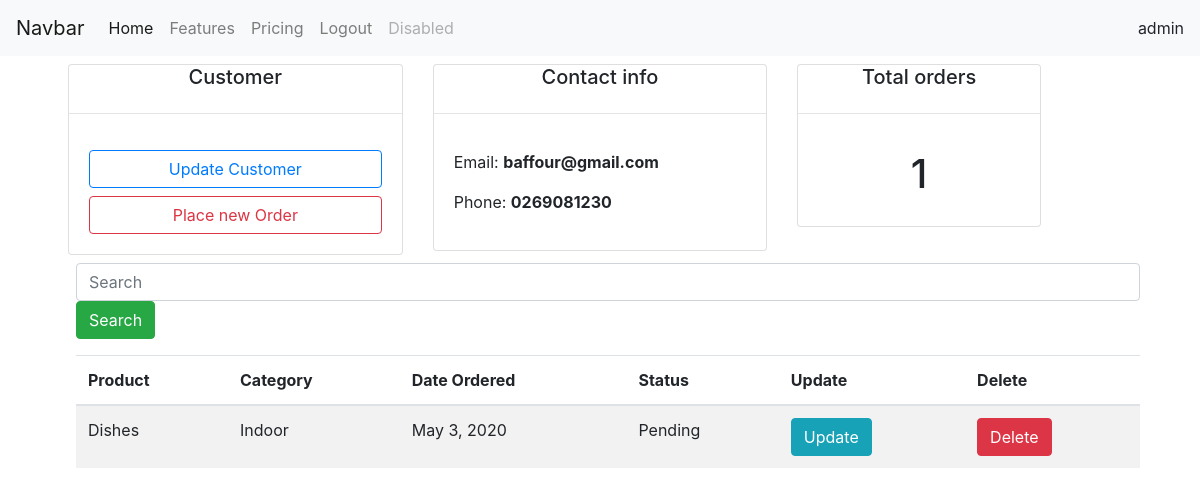
/customer/5/ (signed in), run on an earlier commit of the app's database.
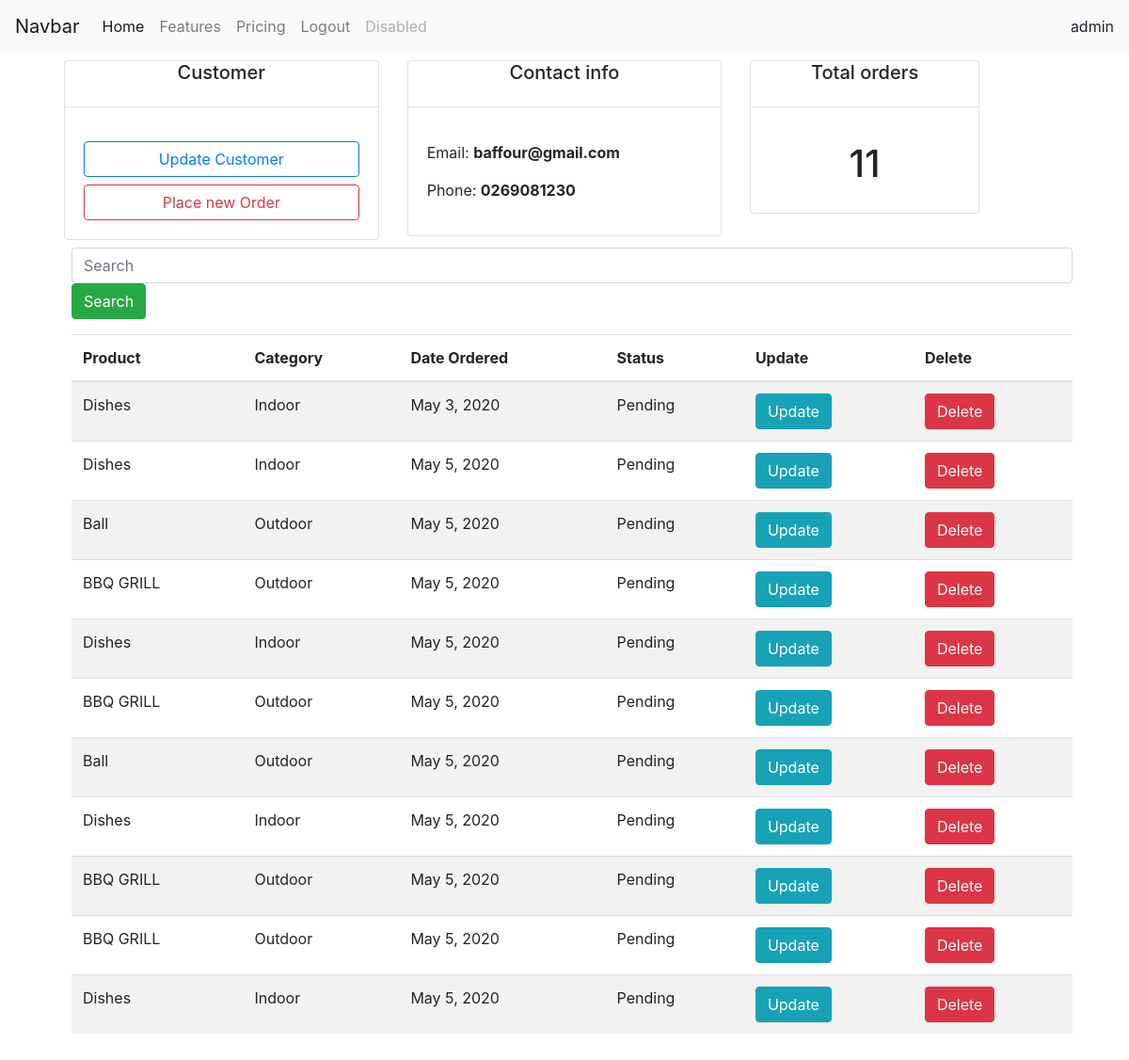
And on a later commit of the database.
### crmapp/models.py (models this page shows, shortened)
class Customer(models.Model):
  name = models.CharField(max_length=200)
  phone = models.CharField(max_length=200)
  email = models.CharField(max_length=200)
  date_created= models.DateTimeField(auto_now_add=True)

class Order(models.Model):
  STATUS=(
    ('Pending','Pending'),
    ('Out for delivery','Out for delivery'),
    ('Delivered','Delivered'),
  )
  customer = models.ForeignKey(Customer,null=True, on_delete=models.SET_NULL)
  product = models.ForeignKey(Product,null=True,on_delete=models.SET_NULL)
  date_created = models.DateField(auto_now_add=True)
  status = models.CharField(max_length=200,null=True,choices=STATUS)

class Product(models.Model):
  Category=(
    ('Indoor','Indoor'),
    ('Outdoor','Outdoor'),
  )
  name = models.CharField(max_length=200)
  price = models.FloatField(null=True)
  category = models.CharField(max_length=200, null=True,choices=Category)
  description = models.CharField(max_length=200,null=True,blank=True)
  date_created = models.DateTimeField(auto_now_add=True,null=True)
  tags = models.ManyToManyField(Tag)
  def __str__(self):
    return self.name

### crmapp/views.py (the view)
# urls.py: path('customer/<str:pk>/',views.customer,name='customer'),
@login_required(login_url='login')
def customer(request,pk):
  customer = Customer.objects.get(id=pk)
  orders   = customer.order_set.all()
  total_orders = orders.count()
  context  = {'customer':customer,'orders':orders,'total_orders':total_orders}
  return render(request,'accounts/customer.html',context)

### crmapp/templates/accounts/customer.html (shortened to what this page needs)
{% extends '../accounts/base.html' %}
{%block content %}
<div class="row m-2">
  <div class="col-md-4">
    <div class="card">
      <h5 class="text-center">Customer</h5>
      <hr>
      <div class="card-body ">
        <button type="button" class="btn btn-outline-primary btn-block">Update Customer </button>
        <a href="{% url 'order' customer.id %}" type="button" class="btn btn-outline-danger btn-block">Place new Order </a>
      </div>
    </div>
  </div>
  <div class="col-md-4">
    <div class="card">
      <h5 class="text-center">Contact info</h5>
      <hr>
      <div class="card-body">
      <p>Email:  <strong> {{ customer.email }} </strong> </p>
       <p>Phone: <strong> {{ customer.phone }} </strong> </p>
      </div>
    </div>
  </div>
  <div class="col-md-3">
    <div class="card">
      <h5 class="text-center">Total orders</h5>
      <hr>
      <div class="card-body">
     <h1 class="text-center"> {{total_orders}} </h1>
      </div>
    </div>
  </div>
  <div class="col-md-12 m-2">
    <input class="form-control mr-sm-2" type="text" placeholder="Search">
    <button class="btn btn-success" type="submit">Search</button>
  </div>
  <div class="col-md-12 m-2">
    <table class="table table-striped">
      <thead>
        <tr>
          <th scope="col">Product</th>
          <th scope="col">Category</th>
          <th scope="col">Date Ordered</th>
          <th scope="col">Status</th>
          <th scope="col">Update</th>
          <th scope="col">Delete</th>
        </tr>
      </thead>
      <tbody>
        {% for order in orders %}
        <tr>
          <td>{{ order.product }}</td>
          <td>{{ order.product.category }}</td>
          <td> {{ order.date_created }} </td>
          <td>{{ order.status }}</td>
          <td> <a class="btn btn-info" href="#" role="button">Update</a></td>
          <td> <a class="btn btn-danger" href="#" role="button">Delete</a></td>
        </tr>
        {% endfor %}
      </tbody>
    </table>
  </div>
</div>
{% endblock %}

### crmapp/templates/accounts/base.html (shortened to what this page needs)
<!doctype html>
<html lang="en">
  <head>
    <link rel="stylesheet" href="https://stackpath.bootstrapcdn.com/bootstrap/4.4.1/css/bootstrap.min.css">
  </head>
  <body>
    <nav class="navbar navbar-expand-lg navbar-light bg-light">
      <a class="navbar-brand" href="#">Navbar</a>
      <div class="collapse navbar-collapse" id="navbarNavAltMarkup">
        <div class="navbar-nav">
          <a class="nav-item nav-link active" href="#">Home <span class="sr-only">(current)</span></a>
          <a class="nav-item nav-link" href="#">Features</a>
          <a class="nav-item nav-link" href="#">Pricing</a>
          {% if request.user%}
          <a class="nav-item nav-link" href="{% url 'logout' %}">Logout </a>
          {% endif %}
          <a class="nav-item nav-link disabled" href="#" tabindex="-1" aria-disabled="true">Disabled</a>
        </div>
      </div>
      <span>{{ request.user }}</span>
    </nav>
    <div class="container">
      {% block content %}
      {%endblock %}
    </div>
  </body>
</html>

What changed in the data, as far as the page shows it:
added Order: product "Dishes", product.category "Indoor", date_created "May 5, 2020", status "Pending"
added Order: product "Ball", product.category "Outdoor", date_created "May 5, 2020", status "Pending"
added Order: product "BBQ GRILL", product.category "Outdoor", date_created "May 5, 2020", status "Pending"
added Order: product "Dishes", product.category "Indoor", date_created "May 5, 2020", status "Pending"
added Order: product "BBQ GRILL", product.category "Outdoor", date_created "May 5, 2020", status "Pending"
added Order: product "Ball", product.category "Outdoor", date_created "May 5, 2020", status "Pending"
added Order: product "Dishes", product.category "Indoor", date_created "May 5, 2020", status "Pending"
added Order: product "BBQ GRILL", product.category "Outdoor", date_created "May 5, 2020", status "Pending"
added Order: product "BBQ GRILL", product.category "Outdoor", date_created "May 5, 2020", status "Pending"
added Order: product "Dishes", product.category "Indoor", date_created "May 5, 2020", status "Pending"
Also different on the page:
{{ total_orders }}: "1" → "11"
